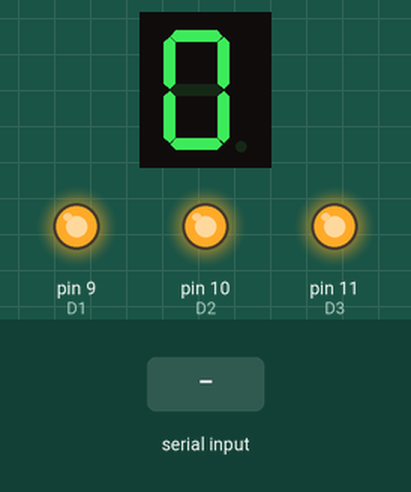
This sketch was run on a simulated Arduino Uno, built with avr-gcc and run on an emulated ATmega328P. Shown: 1-digit seven-segment display, output pins drawn as LEDs (lit = HIGH). Wiring (inferred from the names in the program): 1-digit 7-segment display, segments lit when HIGH: segments pin 2, pin 3, pin 4, pin 5, pin 6, pin 7, pin 8. The test bench sets the inputs (shaded band). The segment pins are drawn as the display they are named for; pins used as bus, display or sensor lines are not drawn; what the sketch prints to the serial monitor is not drawn.

Above: at 0.22 s.
At 1.2 s:
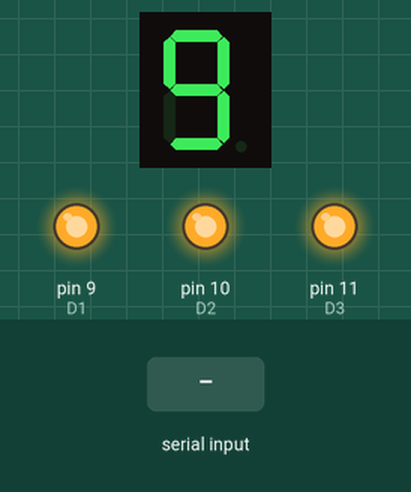
1.3 s: "0\n" received over Serial
At 2.64 s:
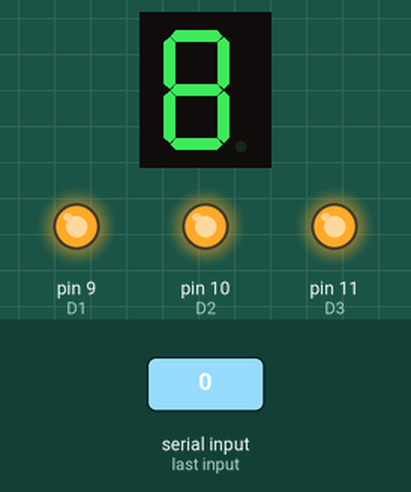
Timing chart, 0 to 10.3 s (numbered marks = the images above; inputs shaded):
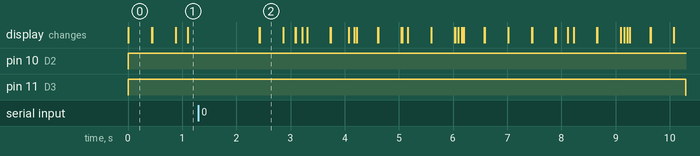

Measured:
- after the input at 1.3 s, pin 11 (D3): HIGH → LOW after 9.0 s
- what the display in image 0 shows lasts 0.4 s, from 0.0 s to 0.4 s

The sketch:

Arduino_Slave1__timer_.ino
```cpp
// Slave 2 for Skeeball Machine Timer
#include <Wire.h>
// 7-segment display pin assignments
int pinA = 2;
int pinB = 3;
int pinC = 4;
int pinD = 5;
int pinE = 6;
int pinF = 7;
int pinG = 8;
int D1 = 9;
int D2 = 10;
int D3 = 11;
int D4 = 12;

// Timer variables
unsigned long startTime;
unsigned long elapsedTime;
bool timerRunning = false;
int countdownSeconds = 100;

// Digit patterns for 0-9 (common cathode)
byte digitPatterns[10] = {
  B11111100, // 0 - ABCDEF
  B01100000, // 1 - BC
  B11011010, // 2 - ABDEG
  B11110010, // 3 - ABCDG
  B01100110, // 4 - BCFG
  B10110110, // 5 - ACDFG
  B10111110, // 6 - ACDEFG
  B11100000, // 7 - ABC
  B11111110, // 8 - ABCDEFG
  B11110110  // 9 - ABCDFG
};

void setup() {
  // Initialize all pins as outputs
  pinMode(pinA, OUTPUT);
  pinMode(pinB, OUTPUT);
  pinMode(pinC, OUTPUT);
  pinMode(pinD, OUTPUT);
  pinMode(pinE, OUTPUT);
  pinMode(pinF, OUTPUT);
  pinMode(pinG, OUTPUT);
  pinMode(D1, OUTPUT);
  pinMode(D2, OUTPUT);
  pinMode(D3, OUTPUT);
  pinMode(D4, OUTPUT);

  // Turn off all digits initially
  digitalWrite(D1, HIGH);
  digitalWrite(D2, HIGH);
  digitalWrite(D3, HIGH);
  digitalWrite(D4, HIGH);

  Serial.begin(9600);
  Serial.println("Timer Ready - Send seconds via Serial");
  // Start the I2C Bus as Slave on address 10
  Wire.begin(10);
  // Attach a function to trigger when something is received.
  Wire.onReceive(receiveEvent);

  // ADD THIS LINE to automatically start the timer
  startTimer(countdownSeconds);
}

void displayDigit(int digit, int position) {
  // Turn off all digits
  digitalWrite(D1, HIGH);
  digitalWrite(D2, HIGH);
  digitalWrite(D3, HIGH);
  digitalWrite(D4, HIGH);

  // Set segment patterns
  byte pattern = digitPatterns[digit];
  digitalWrite(pinA, bitRead(pattern, 7));
  digitalWrite(pinB, bitRead(pattern, 6));
  digitalWrite(pinC, bitRead(pattern, 5));
  digitalWrite(pinD, bitRead(pattern, 4));
  digitalWrite(pinE, bitRead(pattern, 3));
  digitalWrite(pinF, bitRead(pattern, 2));
  digitalWrite(pinG, bitRead(pattern, 1));

  // Turn on the specific digit
  switch(position) {
    case 1: digitalWrite(D1, LOW); break;
    case 2: digitalWrite(D2, LOW); break;
    case 3: digitalWrite(D3, LOW); break;
    case 4: digitalWrite(D4, LOW); break;
  }
}

void displayNumber(int number) {
  int digits[4];

  // Extract individual digits
  digits[0] = number / 1000;        // Thousands
  digits[1] = (number / 100) % 10;  // Hundreds
  digits[2] = (number / 10) % 10;   // Tens
  digits[3] = number % 10;          // Units

  // Display each digit briefly (multiplexing)
  for(int i = 0; i < 4; i++) {
    if(digits[i] != 0 || i > 0) { // Don't display leading zeros
      displayDigit(digits[i], i+1);
      delay(3); // Adjust for brightness/flicker
    }
  }
}

void startTimer(int seconds) {
  countdownSeconds = seconds;
  startTime = millis();
  timerRunning = true;
  Serial.print("Timer started: ");
  Serial.print(seconds);
  Serial.println(" seconds");
}

void updateTimer() {
  if(!timerRunning) return;

  elapsedTime = (millis() - startTime) / 1000;
  int remaining = countdownSeconds - elapsedTime;

  if(remaining >= 0) {
    displayNumber(remaining);

    if(remaining == 0) {
      // Timer finished - flash display
      for(int i = 0; i < 10; i++) {
        displayNumber(0);
        delay(500);
        clearDisplay();
        delay(500);
      }
      timerRunning = false;
      Serial.println("TIMER DONE!");
    }
  }
}

void clearDisplay() {
  digitalWrite(D1, HIGH);
  digitalWrite(D2, HIGH);
  digitalWrite(D3, HIGH);
  digitalWrite(D4, HIGH);
}

void loop() {
  // Check for serial input to start timer
  if(Serial.available() > 0) {
    int seconds = Serial.parseInt();
    if(seconds > 0 && seconds <= 9999) {
      startTimer(seconds);
    }
  }

  updateTimer();
  delay(100);
}

void receiveEvent() {
  Wire.write(2); // Respond with 1 when requested
}
```
